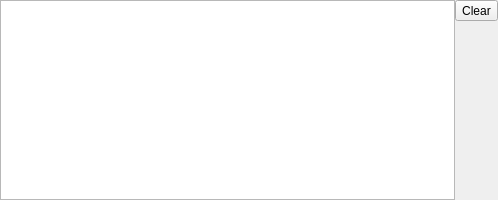
<?xml version="1.0" encoding="UTF-8"?>
<ui version="4.0">
 <class>LogView</class>
 <widget class="QWidget" name="LogView">
  <property name="geometry">
   <rect>
    <x>0</x>
    <y>0</y>
    <width>498</width>
    <height>200</height>
   </rect>
  </property>
  <property name="windowTitle">
   <string>Form</string>
  </property>
  <layout class="QHBoxLayout" name="horizontalLayout">
   <property name="spacing">
    <number>0</number>
   </property>
   <property name="margin">
    <number>0</number>
   </property>
   <item>
    <widget class="QTextEdit" name="textEdit">
     <property name="minimumSize">
      <size>
       <width>0</width>
       <height>160</height>
      </size>
     </property>
     <property name="lineWrapMode">
      <enum>QTextEdit::NoWrap</enum>
     </property>
     <property name="readOnly">
      <bool>true</bool>
     </property>
    </widget>
   </item>
   <item>
    <layout class="QVBoxLayout" name="verticalLayout">
     <item>
      <widget class="QToolButton" name="btnClear">
       <property name="text">
        <string>Clear</string>
       </property>
      </widget>
     </item>
     <item>
      <spacer name="verticalSpacer">
       <property name="orientation">
        <enum>Qt::Vertical</enum>
       </property>
       <property name="sizeHint" stdset="0">
        <size>
         <width>20</width>
         <height>40</height>
        </size>
       </property>
      </spacer>
     </item>
    </layout>
   </item>
  </layout>
 </widget>
 <resources/>
 <connections/>
</ui>
